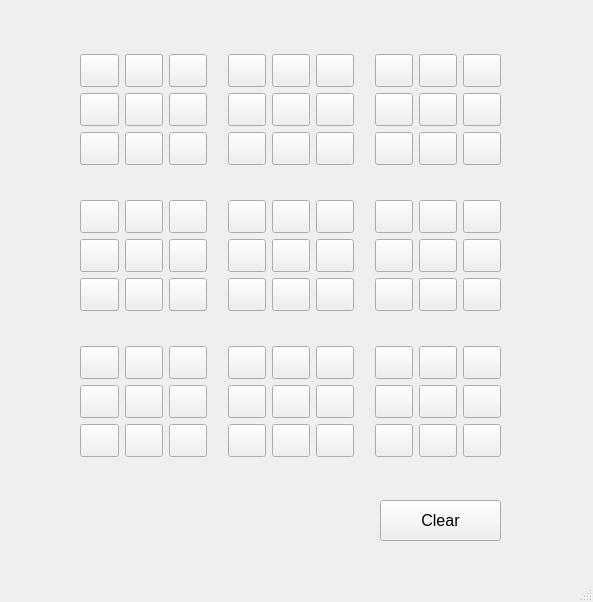
<?xml version="1.0" encoding="UTF-8"?>
<ui version="4.0">
 <class>MainWindow</class>
 <widget class="QMainWindow" name="MainWindow">
  <property name="geometry">
   <rect>
    <x>0</x>
    <y>0</y>
    <width>593</width>
    <height>602</height>
   </rect>
  </property>
  <property name="sizePolicy">
   <sizepolicy hsizetype="Fixed" vsizetype="Fixed">
    <horstretch>0</horstretch>
    <verstretch>0</verstretch>
   </sizepolicy>
  </property>
  <property name="windowTitle">
   <string>Sudoku solver</string>
  </property>
  <widget class="QWidget" name="centralwidget">
   <widget class="QPushButton" name="Clear">
    <property name="geometry">
     <rect>
      <x>380</x>
      <y>500</y>
      <width>121</width>
      <height>41</height>
     </rect>
    </property>
    <property name="font">
     <font>
      <pointsize>12</pointsize>
     </font>
    </property>
    <property name="text">
     <string>Clear</string>
    </property>
   </widget>
   <widget class="QWidget" name="">
    <property name="geometry">
     <rect>
      <x>80</x>
      <y>40</y>
      <width>421</width>
      <height>432</height>
     </rect>
    </property>
    <layout class="QGridLayout" name="gridLayout_14">
     <property name="sizeConstraint">
      <enum>QLayout::SetDefaultConstraint</enum>
     </property>
     <item row="0" column="3">
      <spacer name="horizontalSpacer_2">
       <property name="orientation">
        <enum>Qt::Horizontal</enum>
       </property>
       <property name="sizeType">
        <enum>QSizePolicy::Fixed</enum>
       </property>
       <property name="sizeHint" stdset="0">
        <size>
         <width>15</width>
         <height>20</height>
        </size>
       </property>
      </spacer>
     </item>
     <item row="0" column="2">
      <layout class="QGridLayout" name="gridLayout">
       <item row="1" column="0">
        <widget class="QPushButton" name="F24">
         <property name="sizePolicy">
          <sizepolicy hsizetype="Fixed" vsizetype="Fixed">
           <horstretch>0</horstretch>
           <verstretch>0</verstretch>
          </sizepolicy>
         </property>
         <property name="font">
          <font>
           <pointsize>16</pointsize>
          </font>
         </property>
         <property name="text">
          <string/>
         </property>
        </widget>
       </item>
       <item row="0" column="1">
        <widget class="QPushButton" name="F15">
         <property name="sizePolicy">
          <sizepolicy hsizetype="Fixed" vsizetype="Fixed">
           <horstretch>0</horstretch>
           <verstretch>0</verstretch>
          </sizepolicy>
         </property>
         <property name="font">
          <font>
           <pointsize>16</pointsize>
          </font>
         </property>
         <property name="text">
          <string/>
         </property>
        </widget>
       </item>
       <item row="1" column="1">
        <widget class="QPushButton" name="F25">
         <property name="sizePolicy">
          <sizepolicy hsizetype="Fixed" vsizetype="Fixed">
           <horstretch>0</horstretch>
           <verstretch>0</verstretch>
          </sizepolicy>
         </property>
         <property name="font">
          <font>
           <pointsize>16</pointsize>
          </font>
         </property>
         <property name="text">
          <string/>
         </property>
        </widget>
       </item>
       <item row="0" column="2">
        <widget class="QPushButton" name="F16">
         <property name="sizePolicy">
          <sizepolicy hsizetype="Fixed" vsizetype="Fixed">
           <horstretch>0</horstretch>
           <verstretch>0</verstretch>
          </sizepolicy>
         </property>
         <property name="font">
          <font>
           <pointsize>16</pointsize>
          </font>
         </property>
         <property name="text">
          <string/>
         </property>
        </widget>
       </item>
       <item row="2" column="2">
        <widget class="QPushButton" name="F36">
         <property name="sizePolicy">
          <sizepolicy hsizetype="Fixed" vsizetype="Fixed">
           <horstretch>0</horstretch>
           <verstretch>0</verstretch>
          </sizepolicy>
         </property>
         <property name="font">
          <font>
           <pointsize>16</pointsize>
          </font>
         </property>
         <property name="text">
          <string/>
         </property>
        </widget>
       </item>
       <item row="1" column="2">
        <widget class="QPushButton" name="F26">
         <property name="sizePolicy">
          <sizepolicy hsizetype="Fixed" vsizetype="Fixed">
           <horstretch>0</horstretch>
           <verstretch>0</verstretch>
          </sizepolicy>
         </property>
         <property name="font">
          <font>
           <pointsize>16</pointsize>
          </font>
         </property>
         <property name="text">
          <string/>
         </property>
        </widget>
       </item>
       <item row="2" column="0">
        <widget class="QPushButton" name="F34">
         <property name="sizePolicy">
          <sizepolicy hsizetype="Fixed" vsizetype="Fixed">
           <horstretch>0</horstretch>
           <verstretch>0</verstretch>
          </sizepolicy>
         </property>
         <property name="font">
          <font>
           <pointsize>16</pointsize>
          </font>
         </property>
         <property name="text">
          <string/>
         </property>
        </widget>
       </item>
       <item row="0" column="0">
        <widget class="QPushButton" name="F14">
         <property name="enabled">
          <bool>true</bool>
         </property>
         <property name="sizePolicy">
          <sizepolicy hsizetype="Fixed" vsizetype="Fixed">
           <horstretch>0</horstretch>
           <verstretch>0</verstretch>
          </sizepolicy>
         </property>
         <property name="font">
          <font>
           <pointsize>16</pointsize>
          </font>
         </property>
         <property name="text">
          <string/>
         </property>
        </widget>
       </item>
       <item row="2" column="1">
        <widget class="QPushButton" name="F35">
         <property name="sizePolicy">
          <sizepolicy hsizetype="Fixed" vsizetype="Fixed">
           <horstretch>0</horstretch>
           <verstretch>0</verstretch>
          </sizepolicy>
         </property>
         <property name="font">
          <font>
           <pointsize>16</pointsize>
          </font>
         </property>
         <property name="text">
          <string/>
         </property>
        </widget>
       </item>
      </layout>
     </item>
     <item row="1" column="0">
      <spacer name="verticalSpacer">
       <property name="orientation">
        <enum>Qt::Vertical</enum>
       </property>
       <property name="sizeType">
        <enum>QSizePolicy::Fixed</enum>
       </property>
       <property name="sizeHint" stdset="0">
        <size>
         <width>20</width>
         <height>15</height>
        </size>
       </property>
      </spacer>
     </item>
     <item row="4" column="4">
      <layout class="QGridLayout" name="gridLayout_13">
       <item row="1" column="0">
        <widget class="QPushButton" name="F87">
         <property name="sizePolicy">
          <sizepolicy hsizetype="Fixed" vsizetype="Fixed">
           <horstretch>0</horstretch>
           <verstretch>0</verstretch>
          </sizepolicy>
         </property>
         <property name="font">
          <font>
           <pointsize>16</pointsize>
          </font>
         </property>
         <property name="text">
          <string/>
         </property>
        </widget>
       </item>
       <item row="0" column="1">
        <widget class="QPushButton" name="F78">
         <property name="sizePolicy">
          <sizepolicy hsizetype="Fixed" vsizetype="Fixed">
           <horstretch>0</horstretch>
           <verstretch>0</verstretch>
          </sizepolicy>
         </property>
         <property name="font">
          <font>
           <pointsize>16</pointsize>
          </font>
         </property>
         <property name="text">
          <string/>
         </property>
        </widget>
       </item>
       <item row="1" column="1">
        <widget class="QPushButton" name="F88">
         <property name="sizePolicy">
          <sizepolicy hsizetype="Fixed" vsizetype="Fixed">
           <horstretch>0</horstretch>
           <verstretch>0</verstretch>
          </sizepolicy>
         </property>
         <property name="font">
          <font>
           <pointsize>16</pointsize>
          </font>
         </property>
         <property name="text">
          <string/>
         </property>
        </widget>
       </item>
       <item row="0" column="2">
        <widget class="QPushButton" name="F79">
         <property name="sizePolicy">
          <sizepolicy hsizetype="Fixed" vsizetype="Fixed">
           <horstretch>0</horstretch>
           <verstretch>0</verstretch>
          </sizepolicy>
         </property>
         <property name="font">
          <font>
           <pointsize>16</pointsize>
          </font>
         </property>
         <property name="text">
          <string/>
         </property>
        </widget>
       </item>
       <item row="2" column="2">
        <widget class="QPushButton" name="F99">
         <property name="sizePolicy">
          <sizepolicy hsizetype="Fixed" vsizetype="Fixed">
           <horstretch>0</horstretch>
           <verstretch>0</verstretch>
          </sizepolicy>
         </property>
         <property name="font">
          <font>
           <pointsize>16</pointsize>
          </font>
         </property>
         <property name="text">
          <string/>
         </property>
        </widget>
       </item>
       <item row="1" column="2">
        <widget class="QPushButton" name="F89">
         <property name="sizePolicy">
          <sizepolicy hsizetype="Fixed" vsizetype="Fixed">
           <horstretch>0</horstretch>
           <verstretch>0</verstretch>
          </sizepolicy>
         </property>
         <property name="font">
          <font>
           <pointsize>16</pointsize>
          </font>
         </property>
         <property name="text">
          <string/>
         </property>
        </widget>
       </item>
       <item row="2" column="0">
        <widget class="QPushButton" name="F97">
         <property name="sizePolicy">
          <sizepolicy hsizetype="Fixed" vsizetype="Fixed">
           <horstretch>0</horstretch>
           <verstretch>0</verstretch>
          </sizepolicy>
         </property>
         <property name="font">
          <font>
           <pointsize>16</pointsize>
          </font>
         </property>
         <property name="text">
          <string/>
         </property>
        </widget>
       </item>
       <item row="0" column="0">
        <widget class="QPushButton" name="F77">
         <property name="enabled">
          <bool>true</bool>
         </property>
         <property name="sizePolicy">
          <sizepolicy hsizetype="Fixed" vsizetype="Fixed">
           <horstretch>0</horstretch>
           <verstretch>0</verstretch>
          </sizepolicy>
         </property>
         <property name="font">
          <font>
           <pointsize>16</pointsize>
          </font>
         </property>
         <property name="text">
          <string/>
         </property>
        </widget>
       </item>
       <item row="2" column="1">
        <widget class="QPushButton" name="F98">
         <property name="sizePolicy">
          <sizepolicy hsizetype="Fixed" vsizetype="Fixed">
           <horstretch>0</horstretch>
           <verstretch>0</verstretch>
          </sizepolicy>
         </property>
         <property name="font">
          <font>
           <pointsize>16</pointsize>
          </font>
         </property>
         <property name="text">
          <string/>
         </property>
        </widget>
       </item>
      </layout>
     </item>
     <item row="2" column="0">
      <layout class="QGridLayout" name="gridLayout_8">
       <item row="1" column="0">
        <widget class="QPushButton" name="F51">
         <property name="sizePolicy">
          <sizepolicy hsizetype="Fixed" vsizetype="Fixed">
           <horstretch>0</horstretch>
           <verstretch>0</verstretch>
          </sizepolicy>
         </property>
         <property name="font">
          <font>
           <pointsize>16</pointsize>
          </font>
         </property>
         <property name="text">
          <string/>
         </property>
        </widget>
       </item>
       <item row="0" column="1">
        <widget class="QPushButton" name="F42">
         <property name="sizePolicy">
          <sizepolicy hsizetype="Fixed" vsizetype="Fixed">
           <horstretch>0</horstretch>
           <verstretch>0</verstretch>
          </sizepolicy>
         </property>
         <property name="font">
          <font>
           <pointsize>16</pointsize>
          </font>
         </property>
         <property name="text">
          <string/>
         </property>
        </widget>
       </item>
       <item row="1" column="1">
        <widget class="QPushButton" name="F52">
         <property name="sizePolicy">
          <sizepolicy hsizetype="Fixed" vsizetype="Fixed">
           <horstretch>0</horstretch>
           <verstretch>0</verstretch>
          </sizepolicy>
         </property>
         <property name="font">
          <font>
           <pointsize>16</pointsize>
          </font>
         </property>
         <property name="text">
          <string/>
         </property>
        </widget>
       </item>
       <item row="0" column="2">
        <widget class="QPushButton" name="F43">
         <property name="sizePolicy">
          <sizepolicy hsizetype="Fixed" vsizetype="Fixed">
           <horstretch>0</horstretch>
           <verstretch>0</verstretch>
          </sizepolicy>
         </property>
         <property name="font">
          <font>
           <pointsize>16</pointsize>
          </font>
         </property>
         <property name="text">
          <string/>
         </property>
        </widget>
       </item>
       <item row="2" column="2">
        <widget class="QPushButton" name="F63">
         <property name="sizePolicy">
          <sizepolicy hsizetype="Fixed" vsizetype="Fixed">
           <horstretch>0</horstretch>
           <verstretch>0</verstretch>
          </sizepolicy>
         </property>
         <property name="font">
          <font>
           <pointsize>16</pointsize>
          </font>
         </property>
         <property name="text">
          <string/>
         </property>
        </widget>
       </item>
       <item row="1" column="2">
        <widget class="QPushButton" name="F53">
         <property name="sizePolicy">
          <sizepolicy hsizetype="Fixed" vsizetype="Fixed">
           <horstretch>0</horstretch>
           <verstretch>0</verstretch>
          </sizepolicy>
         </property>
         <property name="font">
          <font>
           <pointsize>16</pointsize>
          </font>
         </property>
         <property name="text">
          <string/>
         </property>
        </widget>
       </item>
       <item row="2" column="0">
        <widget class="QPushButton" name="F61">
         <property name="sizePolicy">
          <sizepolicy hsizetype="Fixed" vsizetype="Fixed">
           <horstretch>0</horstretch>
           <verstretch>0</verstretch>
          </sizepolicy>
         </property>
         <property name="font">
          <font>
           <pointsize>16</pointsize>
          </font>
         </property>
         <property name="text">
          <string/>
         </property>
        </widget>
       </item>
       <item row="0" column="0">
        <widget class="QPushButton" name="F41">
         <property name="enabled">
          <bool>true</bool>
         </property>
         <property name="sizePolicy">
          <sizepolicy hsizetype="Fixed" vsizetype="Fixed">
           <horstretch>0</horstretch>
           <verstretch>0</verstretch>
          </sizepolicy>
         </property>
         <property name="font">
          <font>
           <pointsize>16</pointsize>
          </font>
         </property>
         <property name="text">
          <string/>
         </property>
        </widget>
       </item>
       <item row="2" column="1">
        <widget class="QPushButton" name="F62">
         <property name="sizePolicy">
          <sizepolicy hsizetype="Fixed" vsizetype="Fixed">
           <horstretch>0</horstretch>
           <verstretch>0</verstretch>
          </sizepolicy>
         </property>
         <property name="font">
          <font>
           <pointsize>16</pointsize>
          </font>
         </property>
         <property name="text">
          <string/>
         </property>
        </widget>
       </item>
      </layout>
     </item>
     <item row="4" column="0">
      <layout class="QGridLayout" name="gridLayout_11">
       <item row="1" column="0">
        <widget class="QPushButton" name="F81">
         <property name="sizePolicy">
          <sizepolicy hsizetype="Fixed" vsizetype="Fixed">
           <horstretch>0</horstretch>
           <verstretch>0</verstretch>
          </sizepolicy>
         </property>
         <property name="font">
          <font>
           <pointsize>16</pointsize>
          </font>
         </property>
         <property name="text">
          <string/>
         </property>
        </widget>
       </item>
       <item row="0" column="1">
        <widget class="QPushButton" name="F72">
         <property name="sizePolicy">
          <sizepolicy hsizetype="Fixed" vsizetype="Fixed">
           <horstretch>0</horstretch>
           <verstretch>0</verstretch>
          </sizepolicy>
         </property>
         <property name="font">
          <font>
           <pointsize>16</pointsize>
          </font>
         </property>
         <property name="text">
          <string/>
         </property>
        </widget>
       </item>
       <item row="1" column="1">
        <widget class="QPushButton" name="F82">
         <property name="sizePolicy">
          <sizepolicy hsizetype="Fixed" vsizetype="Fixed">
           <horstretch>0</horstretch>
           <verstretch>0</verstretch>
          </sizepolicy>
         </property>
         <property name="font">
          <font>
           <pointsize>16</pointsize>
          </font>
         </property>
         <property name="text">
          <string/>
         </property>
        </widget>
       </item>
       <item row="0" column="2">
        <widget class="QPushButton" name="F73">
         <property name="sizePolicy">
          <sizepolicy hsizetype="Fixed" vsizetype="Fixed">
           <horstretch>0</horstretch>
           <verstretch>0</verstretch>
          </sizepolicy>
         </property>
         <property name="font">
          <font>
           <pointsize>16</pointsize>
          </font>
         </property>
         <property name="text">
          <string/>
         </property>
        </widget>
       </item>
       <item row="2" column="2">
        <widget class="QPushButton" name="F93">
         <property name="sizePolicy">
          <sizepolicy hsizetype="Fixed" vsizetype="Fixed">
           <horstretch>0</horstretch>
           <verstretch>0</verstretch>
          </sizepolicy>
         </property>
         <property name="font">
          <font>
           <pointsize>16</pointsize>
          </font>
         </property>
         <property name="text">
          <string/>
         </property>
        </widget>
       </item>
       <item row="1" column="2">
        <widget class="QPushButton" name="F83">
         <property name="sizePolicy">
          <sizepolicy hsizetype="Fixed" vsizetype="Fixed">
           <horstretch>0</horstretch>
           <verstretch>0</verstretch>
          </sizepolicy>
         </property>
         <property name="font">
          <font>
           <pointsize>16</pointsize>
          </font>
         </property>
         <property name="text">
          <string/>
         </property>
        </widget>
       </item>
       <item row="2" column="0">
        <widget class="QPushButton" name="F91">
         <property name="sizePolicy">
          <sizepolicy hsizetype="Fixed" vsizetype="Fixed">
           <horstretch>0</horstretch>
           <verstretch>0</verstretch>
          </sizepolicy>
         </property>
         <property name="font">
          <font>
           <pointsize>16</pointsize>
          </font>
         </property>
         <property name="text">
          <string/>
         </property>
        </widget>
       </item>
       <item row="0" column="0">
        <widget class="QPushButton" name="F71">
         <property name="enabled">
          <bool>true</bool>
         </property>
         <property name="sizePolicy">
          <sizepolicy hsizetype="Fixed" vsizetype="Fixed">
           <horstretch>0</horstretch>
           <verstretch>0</verstretch>
          </sizepolicy>
         </property>
         <property name="font">
          <font>
           <pointsize>16</pointsize>
          </font>
         </property>
         <property name="text">
          <string/>
         </property>
        </widget>
       </item>
       <item row="2" column="1">
        <widget class="QPushButton" name="F92">
         <property name="sizePolicy">
          <sizepolicy hsizetype="Fixed" vsizetype="Fixed">
           <horstretch>0</horstretch>
           <verstretch>0</verstretch>
          </sizepolicy>
         </property>
         <property name="font">
          <font>
           <pointsize>16</pointsize>
          </font>
         </property>
         <property name="text">
          <string/>
         </property>
        </widget>
       </item>
      </layout>
     </item>
     <item row="0" column="0">
      <layout class="QGridLayout" name="gridLayout_15">
       <item row="1" column="0">
        <widget class="QPushButton" name="F21">
         <property name="sizePolicy">
          <sizepolicy hsizetype="Fixed" vsizetype="Fixed">
           <horstretch>0</horstretch>
           <verstretch>0</verstretch>
          </sizepolicy>
         </property>
         <property name="font">
          <font>
           <pointsize>16</pointsize>
          </font>
         </property>
         <property name="text">
          <string/>
         </property>
        </widget>
       </item>
       <item row="0" column="1">
        <widget class="QPushButton" name="F12">
         <property name="sizePolicy">
          <sizepolicy hsizetype="Fixed" vsizetype="Fixed">
           <horstretch>0</horstretch>
           <verstretch>0</verstretch>
          </sizepolicy>
         </property>
         <property name="font">
          <font>
           <pointsize>16</pointsize>
          </font>
         </property>
         <property name="text">
          <string/>
         </property>
        </widget>
       </item>
       <item row="1" column="1">
        <widget class="QPushButton" name="F22">
         <property name="sizePolicy">
          <sizepolicy hsizetype="Fixed" vsizetype="Fixed">
           <horstretch>0</horstretch>
           <verstretch>0</verstretch>
          </sizepolicy>
         </property>
         <property name="font">
          <font>
           <pointsize>16</pointsize>
          </font>
         </property>
         <property name="text">
          <string/>
         </property>
        </widget>
       </item>
       <item row="0" column="2">
        <widget class="QPushButton" name="F13">
         <property name="sizePolicy">
          <sizepolicy hsizetype="Fixed" vsizetype="Fixed">
           <horstretch>0</horstretch>
           <verstretch>0</verstretch>
          </sizepolicy>
         </property>
         <property name="font">
          <font>
           <pointsize>16</pointsize>
          </font>
         </property>
         <property name="text">
          <string/>
         </property>
        </widget>
       </item>
       <item row="2" column="2">
        <widget class="QPushButton" name="F33">
         <property name="sizePolicy">
          <sizepolicy hsizetype="Fixed" vsizetype="Fixed">
           <horstretch>0</horstretch>
           <verstretch>0</verstretch>
          </sizepolicy>
         </property>
         <property name="font">
          <font>
           <pointsize>16</pointsize>
          </font>
         </property>
         <property name="text">
          <string/>
         </property>
        </widget>
       </item>
       <item row="1" column="2">
        <widget class="QPushButton" name="F23">
         <property name="sizePolicy">
          <sizepolicy hsizetype="Fixed" vsizetype="Fixed">
           <horstretch>0</horstretch>
           <verstretch>0</verstretch>
          </sizepolicy>
         </property>
         <property name="font">
          <font>
           <pointsize>16</pointsize>
          </font>
         </property>
         <property name="text">
          <string/>
         </property>
        </widget>
       </item>
       <item row="2" column="0">
        <widget class="QPushButton" name="F31">
         <property name="sizePolicy">
          <sizepolicy hsizetype="Fixed" vsizetype="Fixed">
           <horstretch>0</horstretch>
           <verstretch>0</verstretch>
          </sizepolicy>
         </property>
         <property name="font">
          <font>
           <pointsize>16</pointsize>
          </font>
         </property>
         <property name="text">
          <string/>
         </property>
        </widget>
       </item>
       <item row="0" column="0">
        <widget class="QPushButton" name="F11">
         <property name="enabled">
          <bool>true</bool>
         </property>
         <property name="sizePolicy">
          <sizepolicy hsizetype="Fixed" vsizetype="Fixed">
           <horstretch>0</horstretch>
           <verstretch>0</verstretch>
          </sizepolicy>
         </property>
         <property name="font">
          <font>
           <pointsize>16</pointsize>
          </font>
         </property>
         <property name="text">
          <string/>
         </property>
        </widget>
       </item>
       <item row="2" column="1">
        <widget class="QPushButton" name="F32">
         <property name="sizePolicy">
          <sizepolicy hsizetype="Fixed" vsizetype="Fixed">
           <horstretch>0</horstretch>
           <verstretch>0</verstretch>
          </sizepolicy>
         </property>
         <property name="font">
          <font>
           <pointsize>16</pointsize>
          </font>
         </property>
         <property name="text">
          <string/>
         </property>
        </widget>
       </item>
      </layout>
     </item>
     <item row="2" column="2">
      <layout class="QGridLayout" name="gridLayout_9">
       <item row="1" column="0">
        <widget class="QPushButton" name="F54">
         <property name="sizePolicy">
          <sizepolicy hsizetype="Fixed" vsizetype="Fixed">
           <horstretch>0</horstretch>
           <verstretch>0</verstretch>
          </sizepolicy>
         </property>
         <property name="font">
          <font>
           <pointsize>16</pointsize>
          </font>
         </property>
         <property name="text">
          <string/>
         </property>
        </widget>
       </item>
       <item row="0" column="1">
        <widget class="QPushButton" name="F45">
         <property name="sizePolicy">
          <sizepolicy hsizetype="Fixed" vsizetype="Fixed">
           <horstretch>0</horstretch>
           <verstretch>0</verstretch>
          </sizepolicy>
         </property>
         <property name="font">
          <font>
           <pointsize>16</pointsize>
          </font>
         </property>
         <property name="text">
          <string/>
         </property>
        </widget>
       </item>
       <item row="1" column="1">
        <widget class="QPushButton" name="F55">
         <property name="sizePolicy">
          <sizepolicy hsizetype="Fixed" vsizetype="Fixed">
           <horstretch>0</horstretch>
           <verstretch>0</verstretch>
          </sizepolicy>
         </property>
         <property name="font">
          <font>
           <pointsize>16</pointsize>
          </font>
         </property>
         <property name="text">
          <string/>
         </property>
        </widget>
       </item>
       <item row="0" column="2">
        <widget class="QPushButton" name="F46">
         <property name="sizePolicy">
          <sizepolicy hsizetype="Fixed" vsizetype="Fixed">
           <horstretch>0</horstretch>
           <verstretch>0</verstretch>
          </sizepolicy>
         </property>
         <property name="font">
          <font>
           <pointsize>16</pointsize>
          </font>
         </property>
         <property name="text">
          <string/>
         </property>
        </widget>
       </item>
       <item row="2" column="2">
        <widget class="QPushButton" name="F66">
         <property name="sizePolicy">
          <sizepolicy hsizetype="Fixed" vsizetype="Fixed">
           <horstretch>0</horstretch>
           <verstretch>0</verstretch>
          </sizepolicy>
         </property>
         <property name="font">
          <font>
           <pointsize>16</pointsize>
          </font>
         </property>
         <property name="text">
          <string/>
         </property>
        </widget>
       </item>
       <item row="1" column="2">
        <widget class="QPushButton" name="F56">
         <property name="sizePolicy">
          <sizepolicy hsizetype="Fixed" vsizetype="Fixed">
           <horstretch>0</horstretch>
           <verstretch>0</verstretch>
          </sizepolicy>
         </property>
         <property name="font">
          <font>
           <pointsize>16</pointsize>
          </font>
         </property>
         <property name="text">
          <string/>
         </property>
        </widget>
       </item>
       <item row="2" column="0">
        <widget class="QPushButton" name="F64">
         <property name="sizePolicy">
          <sizepolicy hsizetype="Fixed" vsizetype="Fixed">
           <horstretch>0</horstretch>
           <verstretch>0</verstretch>
          </sizepolicy>
         </property>
         <property name="font">
          <font>
           <pointsize>16</pointsize>
          </font>
         </property>
         <property name="text">
          <string/>
         </property>
        </widget>
       </item>
       <item row="0" column="0">
        <widget class="QPushButton" name="F44">
         <property name="enabled">
          <bool>true</bool>
         </property>
         <property name="sizePolicy">
          <sizepolicy hsizetype="Fixed" vsizetype="Fixed">
           <horstretch>0</horstretch>
           <verstretch>0</verstretch>
          </sizepolicy>
         </property>
         <property name="font">
          <font>
           <pointsize>16</pointsize>
          </font>
         </property>
         <property name="text">
          <string/>
         </property>
        </widget>
       </item>
       <item row="2" column="1">
        <widget class="QPushButton" name="F65">
         <property name="sizePolicy">
          <sizepolicy hsizetype="Fixed" vsizetype="Fixed">
           <horstretch>0</horstretch>
           <verstretch>0</verstretch>
          </sizepolicy>
         </property>
         <property name="font">
          <font>
           <pointsize>16</pointsize>
          </font>
         </property>
         <property name="text">
          <string/>
         </property>
        </widget>
       </item>
      </layout>
     </item>
     <item row="2" column="4">
      <layout class="QGridLayout" name="gridLayout_10">
       <item row="1" column="0">
        <widget class="QPushButton" name="F57">
         <property name="sizePolicy">
          <sizepolicy hsizetype="Fixed" vsizetype="Fixed">
           <horstretch>0</horstretch>
           <verstretch>0</verstretch>
          </sizepolicy>
         </property>
         <property name="font">
          <font>
           <pointsize>16</pointsize>
          </font>
         </property>
         <property name="text">
          <string/>
         </property>
        </widget>
       </item>
       <item row="0" column="1">
        <widget class="QPushButton" name="F48">
         <property name="sizePolicy">
          <sizepolicy hsizetype="Fixed" vsizetype="Fixed">
           <horstretch>0</horstretch>
           <verstretch>0</verstretch>
          </sizepolicy>
         </property>
         <property name="font">
          <font>
           <pointsize>16</pointsize>
          </font>
         </property>
         <property name="text">
          <string/>
         </property>
        </widget>
       </item>
       <item row="1" column="1">
        <widget class="QPushButton" name="F58">
         <property name="sizePolicy">
          <sizepolicy hsizetype="Fixed" vsizetype="Fixed">
           <horstretch>0</horstretch>
           <verstretch>0</verstretch>
          </sizepolicy>
         </property>
         <property name="font">
          <font>
           <pointsize>16</pointsize>
          </font>
         </property>
         <property name="text">
          <string/>
         </property>
        </widget>
       </item>
       <item row="0" column="2">
        <widget class="QPushButton" name="F49">
         <property name="sizePolicy">
          <sizepolicy hsizetype="Fixed" vsizetype="Fixed">
           <horstretch>0</horstretch>
           <verstretch>0</verstretch>
          </sizepolicy>
         </property>
         <property name="font">
          <font>
           <pointsize>16</pointsize>
          </font>
         </property>
         <property name="text">
          <string/>
         </property>
        </widget>
       </item>
       <item row="2" column="2">
        <widget class="QPushButton" name="F69">
         <property name="sizePolicy">
          <sizepolicy hsizetype="Fixed" vsizetype="Fixed">
           <horstretch>0</horstretch>
           <verstretch>0</verstretch>
          </sizepolicy>
         </property>
         <property name="font">
          <font>
           <pointsize>16</pointsize>
          </font>
         </property>
         <property name="text">
          <string/>
         </property>
        </widget>
       </item>
       <item row="1" column="2">
        <widget class="QPushButton" name="F59">
         <property name="sizePolicy">
          <sizepolicy hsizetype="Fixed" vsizetype="Fixed">
           <horstretch>0</horstretch>
           <verstretch>0</verstretch>
          </sizepolicy>
         </property>
         <property name="font">
          <font>
           <pointsize>16</pointsize>
          </font>
         </property>
         <property name="text">
          <string/>
         </property>
        </widget>
       </item>
       <item row="2" column="0">
        <widget class="QPushButton" name="F67">
         <property name="sizePolicy">
          <sizepolicy hsizetype="Fixed" vsizetype="Fixed">
           <horstretch>0</horstretch>
           <verstretch>0</verstretch>
          </sizepolicy>
         </property>
         <property name="font">
          <font>
           <pointsize>16</pointsize>
          </font>
         </property>
         <property name="text">
          <string/>
         </property>
        </widget>
       </item>
       <item row="0" column="0">
        <widget class="QPushButton" name="F47">
         <property name="enabled">
          <bool>true</bool>
         </property>
         <property name="sizePolicy">
          <sizepolicy hsizetype="Fixed" vsizetype="Fixed">
           <horstretch>0</horstretch>
           <verstretch>0</verstretch>
          </sizepolicy>
         </property>
         <property name="font">
          <font>
           <pointsize>16</pointsize>
          </font>
         </property>
         <property name="text">
          <string/>
         </property>
        </widget>
       </item>
       <item row="2" column="1">
        <widget class="QPushButton" name="F68">
         <property name="sizePolicy">
          <sizepolicy hsizetype="Fixed" vsizetype="Fixed">
           <horstretch>0</horstretch>
           <verstretch>0</verstretch>
          </sizepolicy>
         </property>
         <property name="font">
          <font>
           <pointsize>16</pointsize>
          </font>
         </property>
         <property name="text">
          <string/>
         </property>
        </widget>
       </item>
      </layout>
     </item>
     <item row="0" column="1">
      <spacer name="horizontalSpacer">
       <property name="orientation">
        <enum>Qt::Horizontal</enum>
       </property>
       <property name="sizeType">
        <enum>QSizePolicy::Fixed</enum>
       </property>
       <property name="sizeHint" stdset="0">
        <size>
         <width>15</width>
         <height>20</height>
        </size>
       </property>
      </spacer>
     </item>
     <item row="0" column="4">
      <layout class="QGridLayout" name="gridLayout_7">
       <item row="1" column="0">
        <widget class="QPushButton" name="F27">
         <property name="sizePolicy">
          <sizepolicy hsizetype="Fixed" vsizetype="Fixed">
           <horstretch>0</horstretch>
           <verstretch>0</verstretch>
          </sizepolicy>
         </property>
         <property name="font">
          <font>
           <pointsize>16</pointsize>
          </font>
         </property>
         <property name="text">
          <string/>
         </property>
        </widget>
       </item>
       <item row="0" column="1">
        <widget class="QPushButton" name="F18">
         <property name="sizePolicy">
          <sizepolicy hsizetype="Fixed" vsizetype="Fixed">
           <horstretch>0</horstretch>
           <verstretch>0</verstretch>
          </sizepolicy>
         </property>
         <property name="font">
          <font>
           <pointsize>16</pointsize>
          </font>
         </property>
         <property name="text">
          <string/>
         </property>
        </widget>
       </item>
       <item row="1" column="1">
        <widget class="QPushButton" name="F28">
         <property name="sizePolicy">
          <sizepolicy hsizetype="Fixed" vsizetype="Fixed">
           <horstretch>0</horstretch>
           <verstretch>0</verstretch>
          </sizepolicy>
         </property>
         <property name="font">
          <font>
           <pointsize>16</pointsize>
          </font>
         </property>
         <property name="text">
          <string/>
         </property>
        </widget>
       </item>
       <item row="0" column="2">
        <widget class="QPushButton" name="F19">
         <property name="sizePolicy">
          <sizepolicy hsizetype="Fixed" vsizetype="Fixed">
           <horstretch>0</horstretch>
           <verstretch>0</verstretch>
          </sizepolicy>
         </property>
         <property name="font">
          <font>
           <pointsize>16</pointsize>
          </font>
         </property>
         <property name="text">
          <string/>
         </property>
        </widget>
       </item>
       <item row="2" column="2">
        <widget class="QPushButton" name="F39">
         <property name="sizePolicy">
          <sizepolicy hsizetype="Fixed" vsizetype="Fixed">
           <horstretch>0</horstretch>
           <verstretch>0</verstretch>
          </sizepolicy>
         </property>
         <property name="font">
          <font>
           <pointsize>16</pointsize>
          </font>
         </property>
         <property name="text">
          <string/>
         </property>
        </widget>
       </item>
       <item row="1" column="2">
        <widget class="QPushButton" name="F29">
         <property name="sizePolicy">
          <sizepolicy hsizetype="Fixed" vsizetype="Fixed">
           <horstretch>0</horstretch>
           <verstretch>0</verstretch>
          </sizepolicy>
         </property>
         <property name="font">
          <font>
           <pointsize>16</pointsize>
          </font>
         </property>
         <property name="text">
          <string/>
         </property>
        </widget>
       </item>
       <item row="2" column="0">
        <widget class="QPushButton" name="F37">
         <property name="sizePolicy">
          <sizepolicy hsizetype="Fixed" vsizetype="Fixed">
           <horstretch>0</horstretch>
           <verstretch>0</verstretch>
          </sizepolicy>
         </property>
         <property name="font">
          <font>
           <pointsize>16</pointsize>
          </font>
         </property>
         <property name="text">
          <string/>
         </property>
        </widget>
       </item>
       <item row="0" column="0">
        <widget class="QPushButton" name="F17">
         <property name="enabled">
          <bool>true</bool>
         </property>
         <property name="sizePolicy">
          <sizepolicy hsizetype="Fixed" vsizetype="Fixed">
           <horstretch>0</horstretch>
           <verstretch>0</verstretch>
          </sizepolicy>
         </property>
         <property name="font">
          <font>
           <pointsize>16</pointsize>
          </font>
         </property>
         <property name="text">
          <string/>
         </property>
        </widget>
       </item>
       <item row="2" column="1">
        <widget class="QPushButton" name="F38">
         <property name="sizePolicy">
          <sizepolicy hsizetype="Fixed" vsizetype="Fixed">
           <horstretch>0</horstretch>
           <verstretch>0</verstretch>
          </sizepolicy>
         </property>
         <property name="font">
          <font>
           <pointsize>16</pointsize>
          </font>
         </property>
         <property name="text">
          <string/>
         </property>
        </widget>
       </item>
      </layout>
     </item>
     <item row="4" column="2">
      <layout class="QGridLayout" name="gridLayout_12">
       <item row="1" column="0">
        <widget class="QPushButton" name="F84">
         <property name="sizePolicy">
          <sizepolicy hsizetype="Fixed" vsizetype="Fixed">
           <horstretch>0</horstretch>
           <verstretch>0</verstretch>
          </sizepolicy>
         </property>
         <property name="font">
          <font>
           <pointsize>16</pointsize>
          </font>
         </property>
         <property name="text">
          <string/>
         </property>
        </widget>
       </item>
       <item row="0" column="1">
        <widget class="QPushButton" name="F75">
         <property name="sizePolicy">
          <sizepolicy hsizetype="Fixed" vsizetype="Fixed">
           <horstretch>0</horstretch>
           <verstretch>0</verstretch>
          </sizepolicy>
         </property>
         <property name="font">
          <font>
           <pointsize>16</pointsize>
          </font>
         </property>
         <property name="text">
          <string/>
         </property>
        </widget>
       </item>
       <item row="1" column="1">
        <widget class="QPushButton" name="F85">
         <property name="sizePolicy">
          <sizepolicy hsizetype="Fixed" vsizetype="Fixed">
           <horstretch>0</horstretch>
           <verstretch>0</verstretch>
          </sizepolicy>
         </property>
         <property name="font">
          <font>
           <pointsize>16</pointsize>
          </font>
         </property>
         <property name="text">
          <string/>
         </property>
        </widget>
       </item>
       <item row="0" column="2">
        <widget class="QPushButton" name="F76">
         <property name="sizePolicy">
          <sizepolicy hsizetype="Fixed" vsizetype="Fixed">
           <horstretch>0</horstretch>
           <verstretch>0</verstretch>
          </sizepolicy>
         </property>
         <property name="font">
          <font>
           <pointsize>16</pointsize>
          </font>
         </property>
         <property name="text">
          <string/>
         </property>
        </widget>
       </item>
       <item row="2" column="2">
        <widget class="QPushButton" name="F96">
         <property name="sizePolicy">
          <sizepolicy hsizetype="Fixed" vsizetype="Fixed">
           <horstretch>0</horstretch>
           <verstretch>0</verstretch>
          </sizepolicy>
         </property>
         <property name="font">
          <font>
           <pointsize>16</pointsize>
          </font>
         </property>
         <property name="text">
          <string/>
         </property>
        </widget>
       </item>
       <item row="1" column="2">
        <widget class="QPushButton" name="F86">
         <property name="sizePolicy">
          <sizepolicy hsizetype="Fixed" vsizetype="Fixed">
           <horstretch>0</horstretch>
           <verstretch>0</verstretch>
          </sizepolicy>
         </property>
         <property name="font">
          <font>
           <pointsize>16</pointsize>
          </font>
         </property>
         <property name="text">
          <string/>
         </property>
        </widget>
       </item>
       <item row="2" column="0">
        <widget class="QPushButton" name="F94">
         <property name="sizePolicy">
          <sizepolicy hsizetype="Fixed" vsizetype="Fixed">
           <horstretch>0</horstretch>
           <verstretch>0</verstretch>
          </sizepolicy>
         </property>
         <property name="font">
          <font>
           <pointsize>16</pointsize>
          </font>
         </property>
         <property name="text">
          <string/>
         </property>
        </widget>
       </item>
       <item row="0" column="0">
        <widget class="QPushButton" name="F74">
         <property name="enabled">
          <bool>true</bool>
         </property>
         <property name="sizePolicy">
          <sizepolicy hsizetype="Fixed" vsizetype="Fixed">
           <horstretch>0</horstretch>
           <verstretch>0</verstretch>
          </sizepolicy>
         </property>
         <property name="font">
          <font>
           <pointsize>16</pointsize>
          </font>
         </property>
         <property name="text">
          <string/>
         </property>
        </widget>
       </item>
       <item row="2" column="1">
        <widget class="QPushButton" name="F95">
         <property name="sizePolicy">
          <sizepolicy hsizetype="Fixed" vsizetype="Fixed">
           <horstretch>0</horstretch>
           <verstretch>0</verstretch>
          </sizepolicy>
         </property>
         <property name="font">
          <font>
           <pointsize>16</pointsize>
          </font>
         </property>
         <property name="text">
          <string/>
         </property>
        </widget>
       </item>
      </layout>
     </item>
     <item row="3" column="0">
      <spacer name="verticalSpacer_2">
       <property name="orientation">
        <enum>Qt::Vertical</enum>
       </property>
       <property name="sizeType">
        <enum>QSizePolicy::Fixed</enum>
       </property>
       <property name="sizeHint" stdset="0">
        <size>
         <width>20</width>
         <height>15</height>
        </size>
       </property>
      </spacer>
     </item>
    </layout>
   </widget>
  </widget>
  <widget class="QMenuBar" name="menubar">
   <property name="geometry">
    <rect>
     <x>0</x>
     <y>0</y>
     <width>593</width>
     <height>22</height>
    </rect>
   </property>
  </widget>
  <widget class="QStatusBar" name="statusbar"/>
 </widget>
 <resources/>
 <connections/>
</ui>
